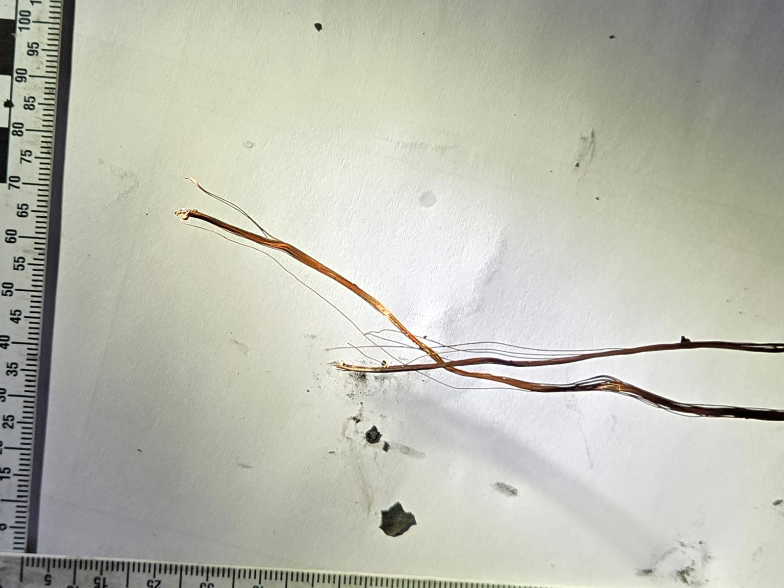
#> input picture data/20260103.jpg, 1568 x 1176 px (shown at 1/2 size); its folder holds only this picture in this run
$ python -i filter.py   (imports and definitions only)
#> lines starting #> are read from the running program, lines starting #| are printed output that depends on the picture
#> further down, picture is the input picture: shape (1176, 1568, 3); mean B, G, R 176.2, 188, 187.2
"""
필터 노드
CLAHE (Contrast Limited Adaptive Histogram Equalization) 필터를 적용합니다.
"""
from typing import Dict, Any
import cv2
import numpy as np
from src.state import GraphState
import config

class TextureFilter:
    """텍스처 강조 필터 클래스"""

    @staticmethod
    def apply_clahe(img: np.ndarray) -> np.ndarray:
        """
        CLAHE 필터를 적용합니다.

        Args:
            img: 입력 이미지 (BGR 형식)

        Returns:
            필터 적용된 이미지 (BGR 형식)
        """
        # LAB 색공간으로 변환
        lab = cv2.cvtColor(img, cv2.COLOR_BGR2LAB)
#> lab: shape (1176, 1568, 3); mean of channels 0, 1, 2 192.6, 125.7, 133.9
        l, a, b = cv2.split(lab)
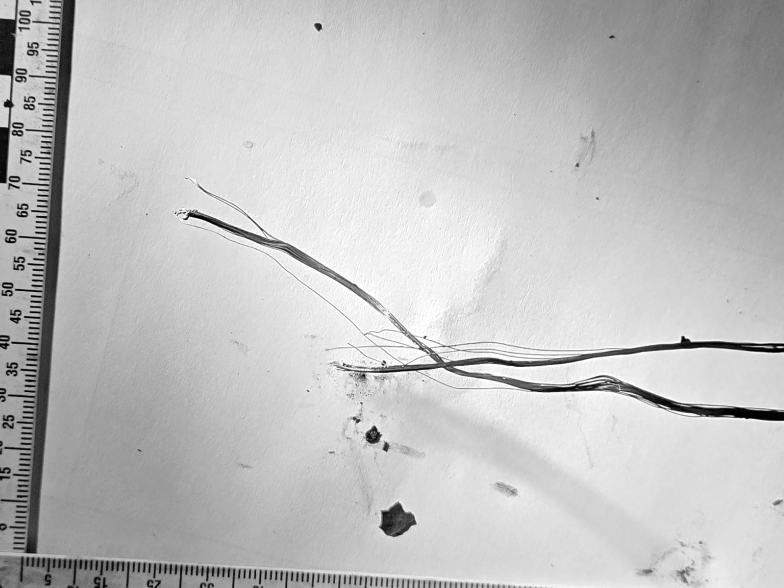
#> l: shape (1176, 1568) (shown at 1/2 size); min 0, max 255, mean 192.6
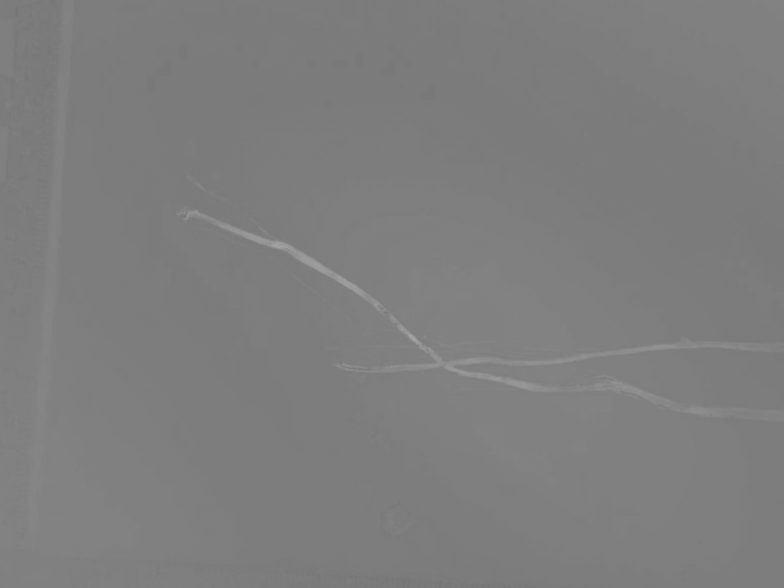
#> a: shape (1176, 1568) (shown at 1/2 size); min 115, max 167, mean 125.7

        # CLAHE 적용
        clahe = cv2.createCLAHE(
            clipLimit=config.CLAHE_CLIP_LIMIT,
            tileGridSize=config.CLAHE_TILE_GRID_SIZE
        )
        cl = clahe.apply(l)
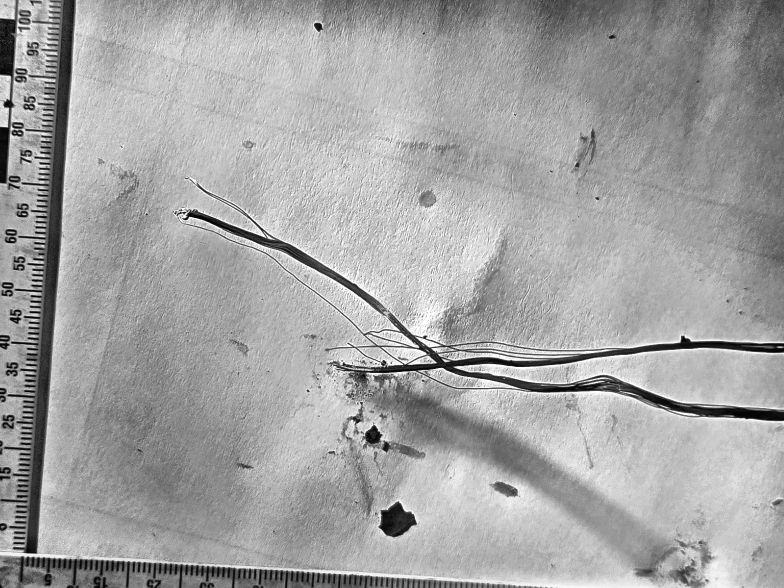
#> cl: shape (1176, 1568) (shown at 1/2 size); min 0, max 255, mean 163.1

        # LAB 색공간으로 병합 후 BGR로 변환
        limg = cv2.merge((cl, a, b))
#> limg: shape (1176, 1568, 3); mean of channels 0, 1, 2 163.1, 125.7, 133.9
        return cv2.cvtColor(limg, cv2.COLOR_LAB2BGR)
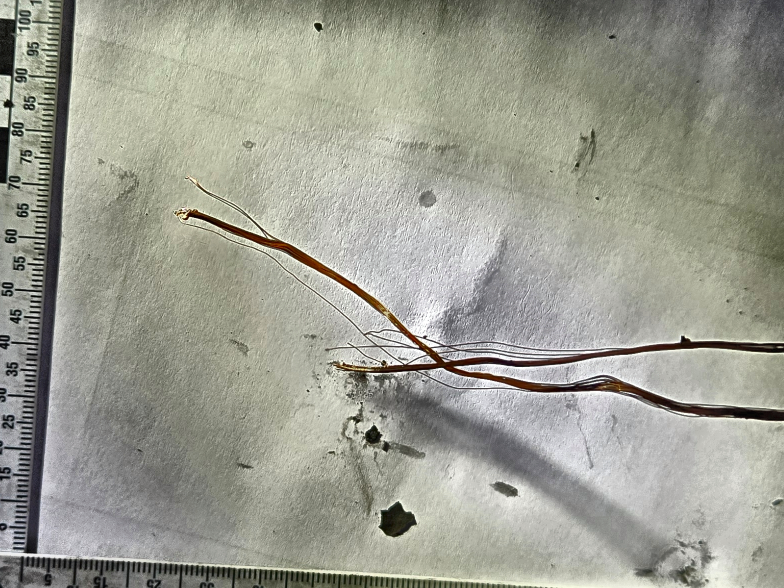
#> returned value: shape (1176, 1568, 3) (shown at 1/2 size); mean B, G, R 145.7, 157.2, 156.4

# [26 lines that did not run here, left out]

>>> import cv2
>>> picture = cv2.imread('../../data/20260103.jpg')
>>> result = TextureFilter().apply_clahe(picture)

$ run again, on data/20260219_082220.jpg
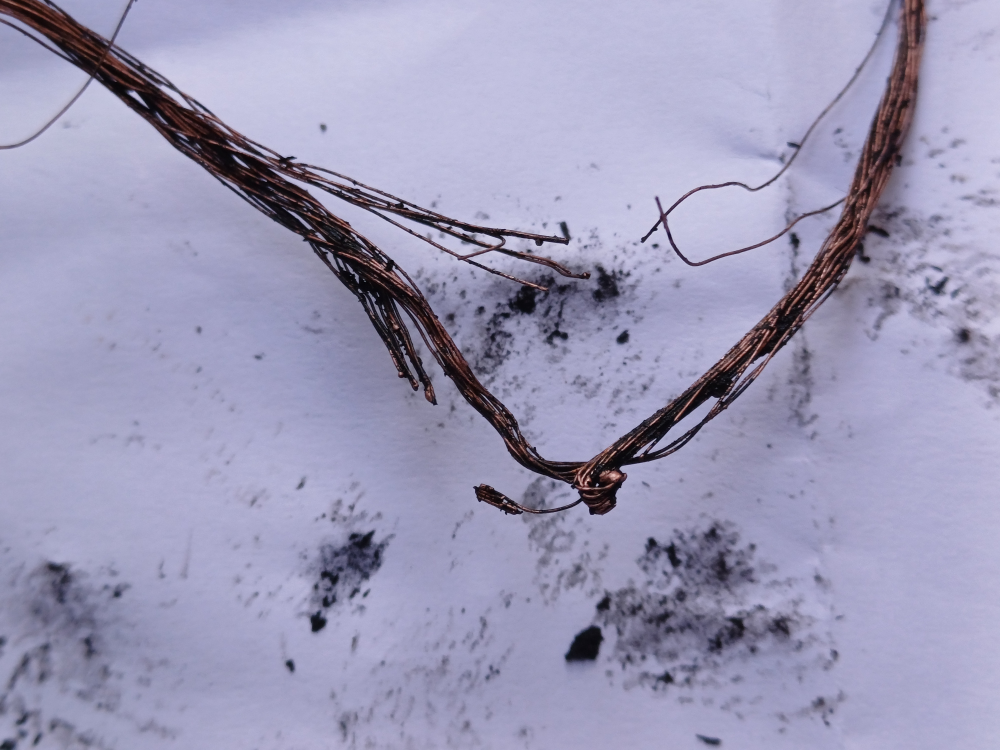
#> input picture data/20260219_082220.jpg, 4000 x 3000 px (shown at 1/4 size)
#> picture is the input picture: shape (3000, 4000, 3); mean B, G, R 183.6, 153.6, 156.1
#> lab: shape (3000, 4000, 3); mean of channels 0, 1, 2 163.6, 135.1, 113
#> in apply_clahe, `cl = clahe.apply(l)`:
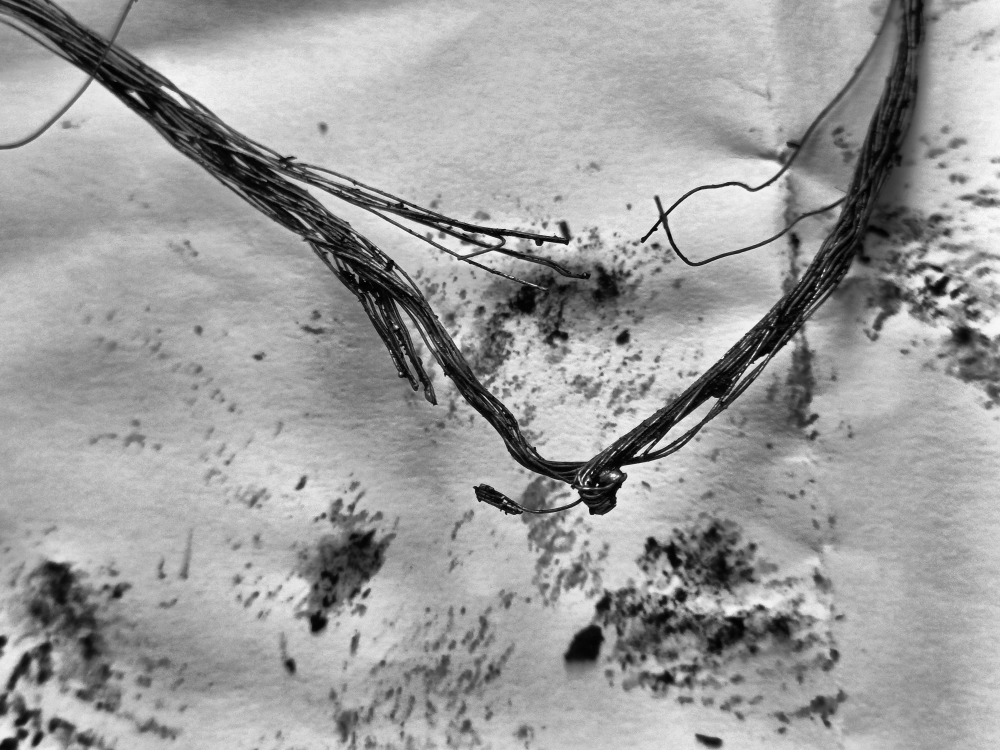
#> cl: shape (3000, 4000) (shown at 1/4 size); min 0, max 251, mean 157.1
#> limg: shape (3000, 4000, 3); mean of channels 0, 1, 2 157.1, 135.1, 113
#> in apply_clahe, `return cv2.cvtColor(limg, cv2.COLOR_LAB2BGR)`:
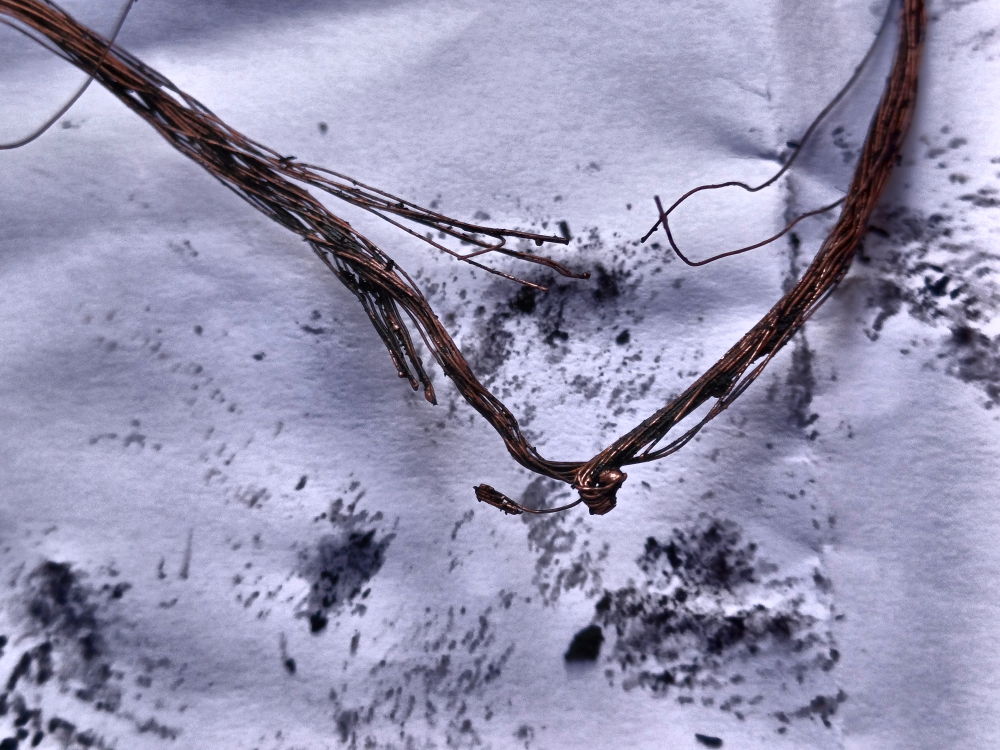
#> returned value: shape (3000, 4000, 3) (shown at 1/4 size); mean B, G, R 177.1, 147.7, 150

$ run again, on data/20260224_120311.jpg
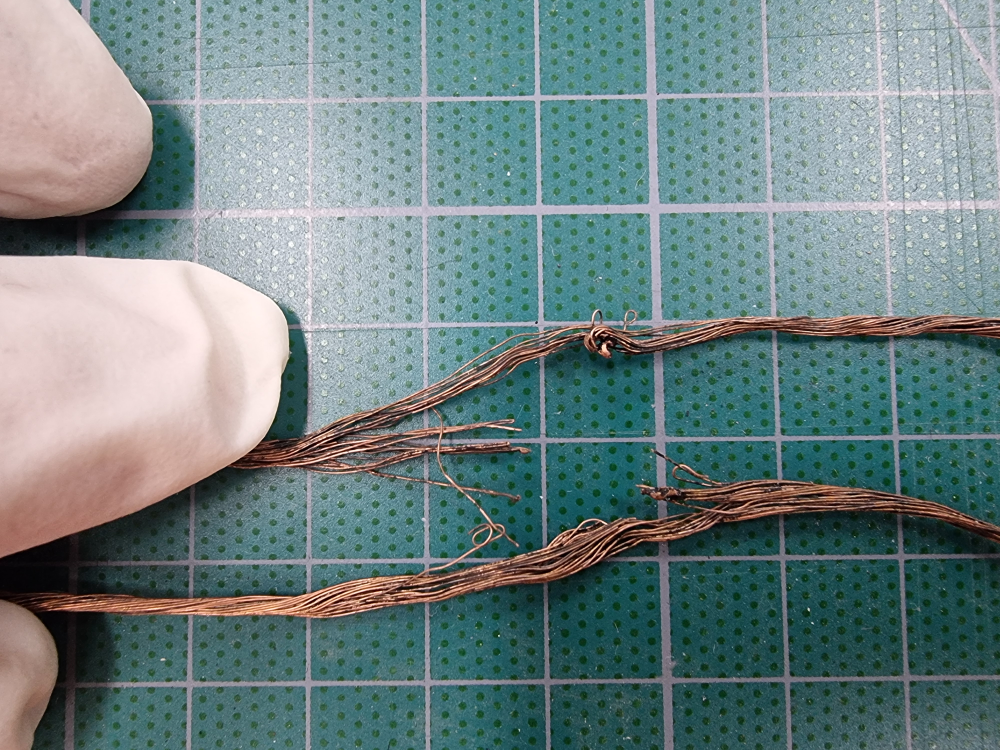
#> input picture data/20260224_120311.jpg, 4000 x 3000 px (shown at 1/4 size)
#> picture is the input picture: shape (3000, 4000, 3); mean B, G, R 131.2, 130.8, 110.8
#> lab: shape (3000, 4000, 3); mean of channels 0, 1, 2 134.4, 121.7, 126
#> in apply_clahe, `cl = clahe.apply(l)`:
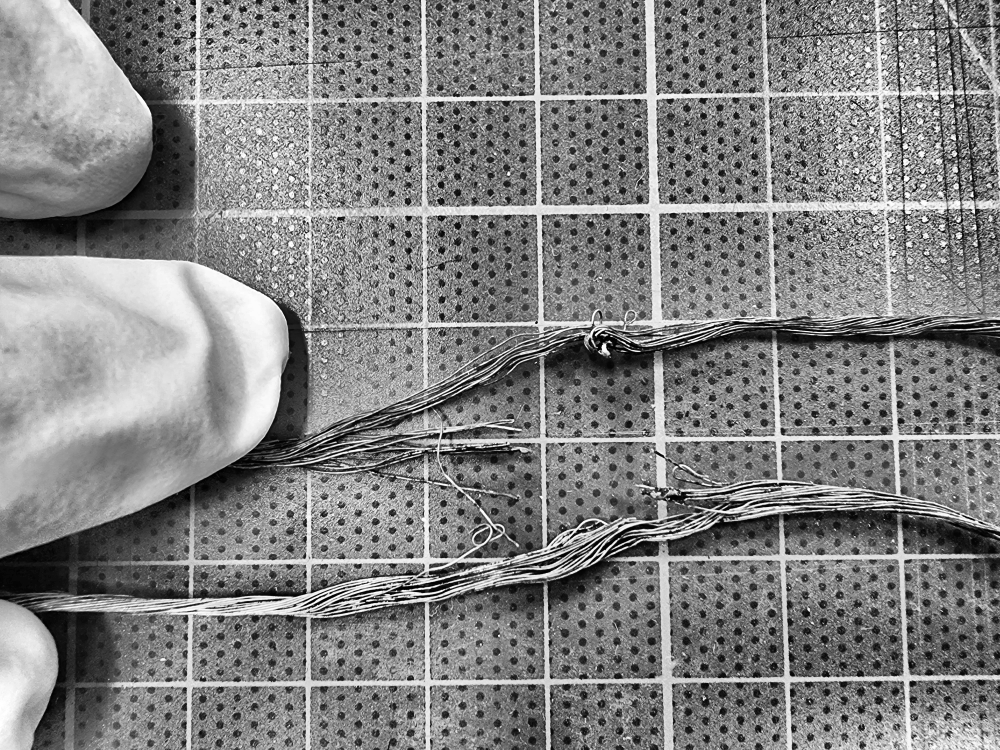
#> cl: shape (3000, 4000) (shown at 1/4 size); min 0, max 255, mean 130.9
#> limg: shape (3000, 4000, 3); mean of channels 0, 1, 2 130.9, 121.7, 126
#> in apply_clahe, `return cv2.cvtColor(limg, cv2.COLOR_LAB2BGR)`:
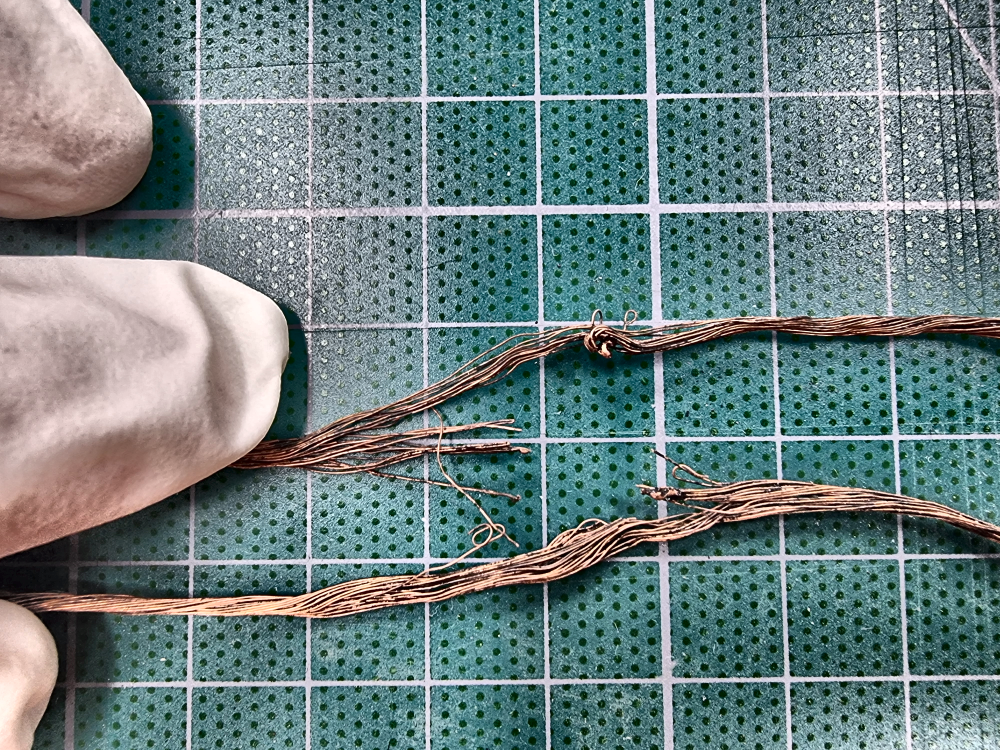
#> returned value: shape (3000, 4000, 3) (shown at 1/4 size); mean B, G, R 128.4, 128, 107.9

$ run again, on data/20260224_120407.jpg
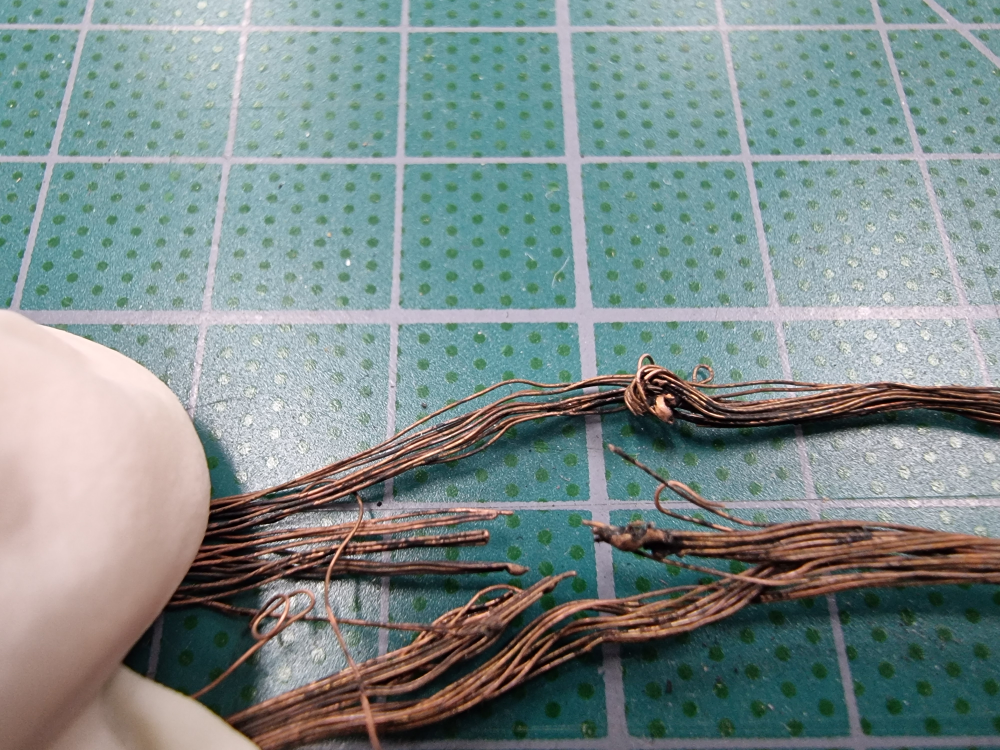
#> input picture data/20260224_120407.jpg, 4000 x 3000 px (shown at 1/4 size)
#> picture is the input picture: shape (3000, 4000, 3); mean B, G, R 140.1, 140.7, 126.2
#> lab: shape (3000, 4000, 3); mean of channels 0, 1, 2 145.1, 123.4, 127.2
#> in apply_clahe, `cl = clahe.apply(l)`:
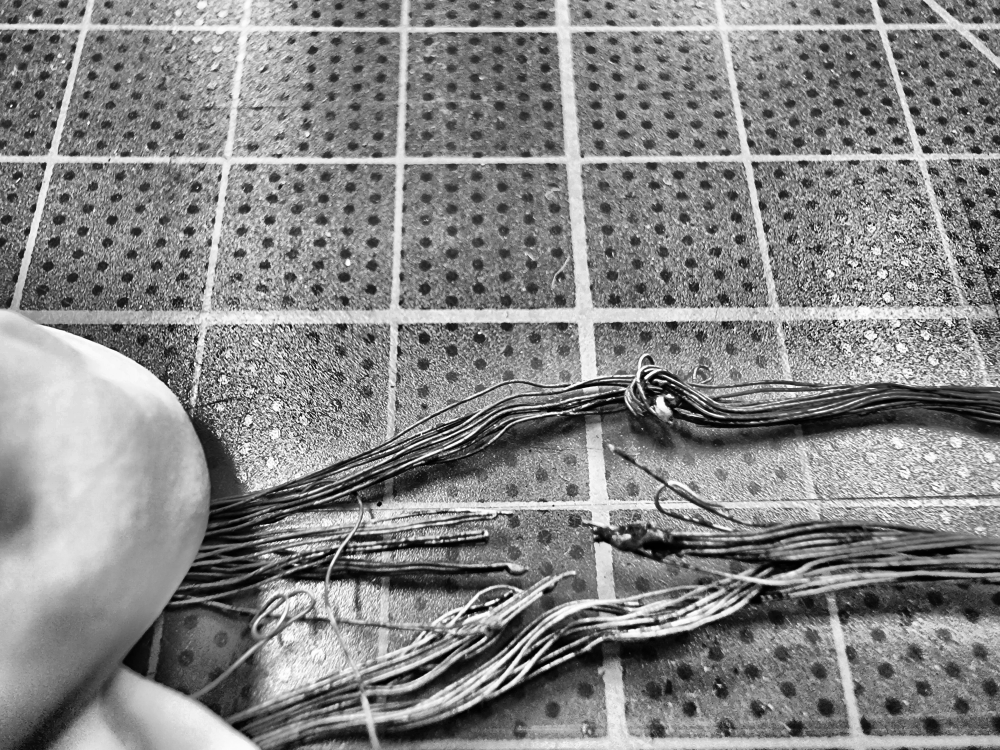
#> cl: shape (3000, 4000) (shown at 1/4 size); min 0, max 255, mean 134.3
#> limg: shape (3000, 4000, 3); mean of channels 0, 1, 2 134.3, 123.4, 127.2
#> in apply_clahe, `return cv2.cvtColor(limg, cv2.COLOR_LAB2BGR)`:
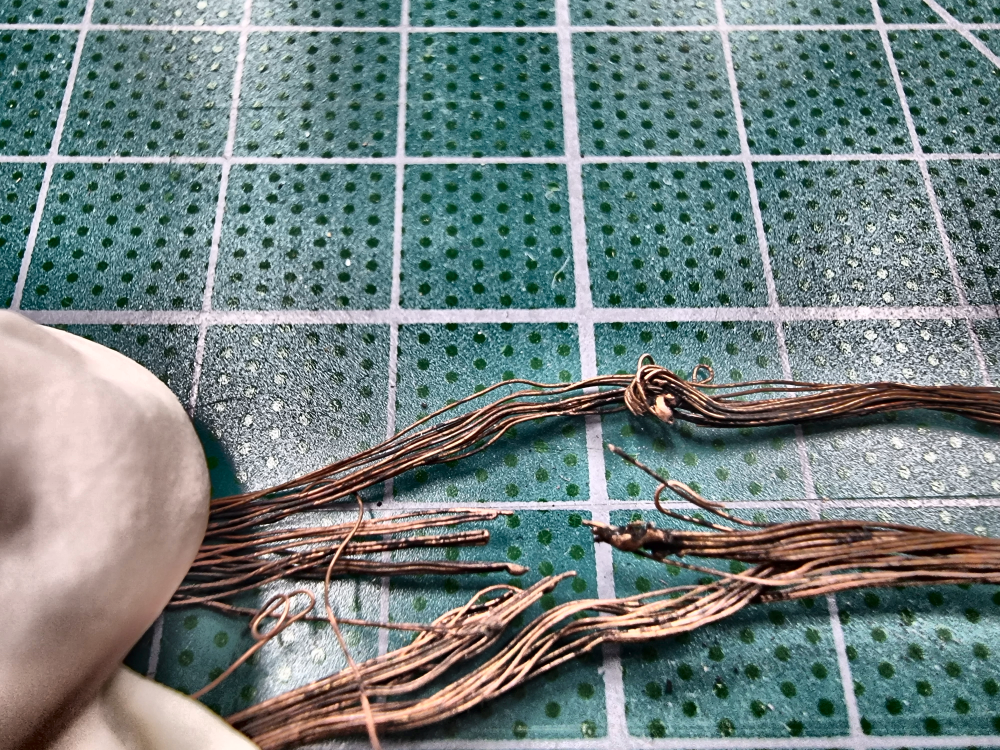
#> returned value: shape (3000, 4000, 3) (shown at 1/4 size); mean B, G, R 129.7, 130.3, 115.8
